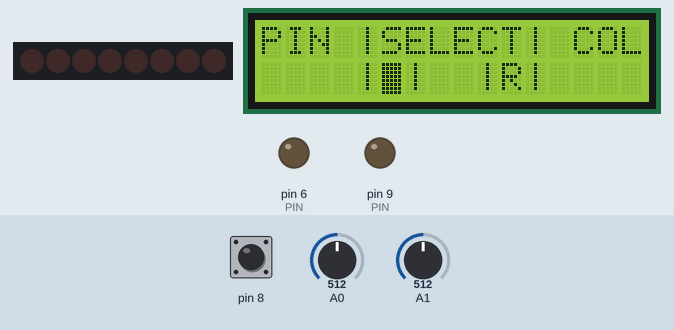
A sketch run on a simulated Arduino Uno, built with avr-gcc and run on an emulated ATmega328P. Parts: 8 shift-register outputs drawn as a row of LEDs (first output left, lit = HIGH), 16×2 character LCD, output pins drawn as LEDs (lit = HIGH). Wiring (inferred from the names in the program): shift register (74HC595): data pin 12; shift clock pin 11; latch pin 10. Wiring (inferred from the signals the program sends): row of LEDs: on Q0, Q1, Q2, Q3, Q4, Q5, Q6, Q7. Inputs (shaded band) come from the test bench; at power-on: pin 8 HIGH, A0 = 512, A1 = 512. Pins used as bus, display or sensor lines are not drawn.

Above: at 1.2 s.
1.3 s: pin 8 pulled LOW for 0.25 s
At 1.65 s:
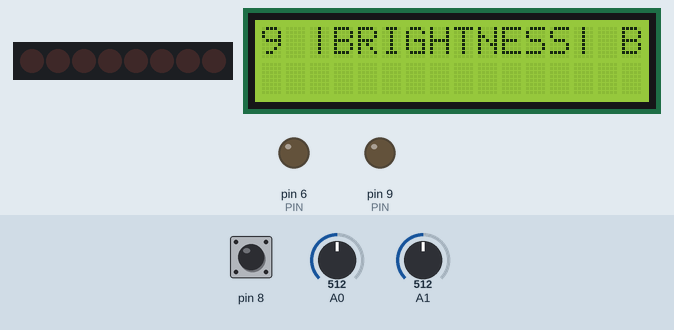
3.4 s: pin 8 pulled LOW for 1 s
At 5.7 s:
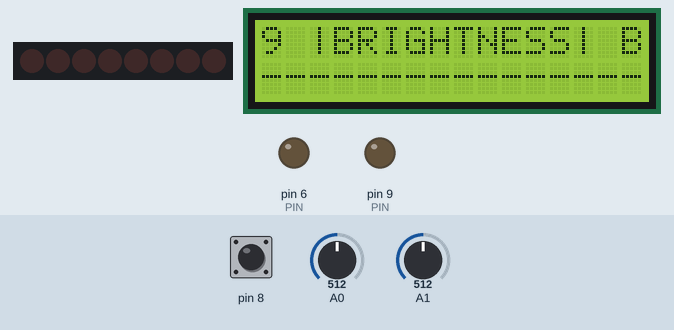
6.3 s: A0 set to 489
At 6.61 s:
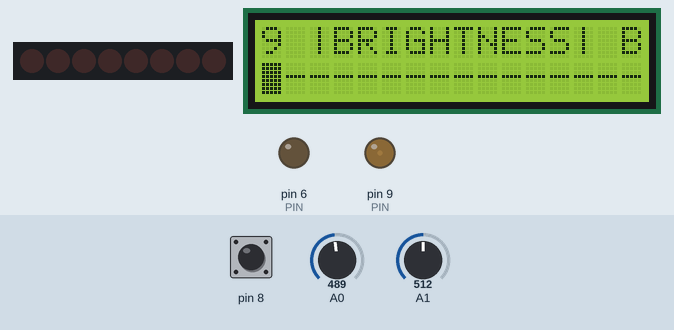
8.8 s: pin 8 pulled LOW for 3.2 s
At 9.64 s:
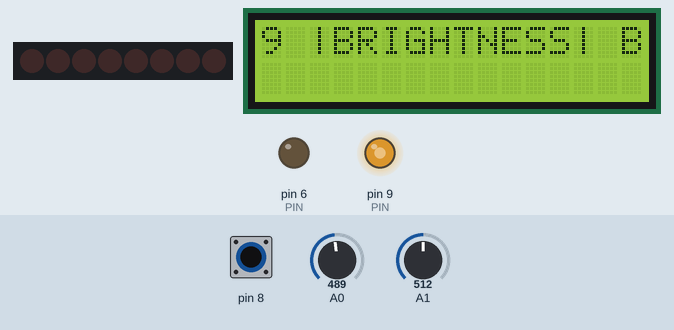
13.5 s: A0 set to 584
15.0 s: A0 set to 613
At 15.29 s:
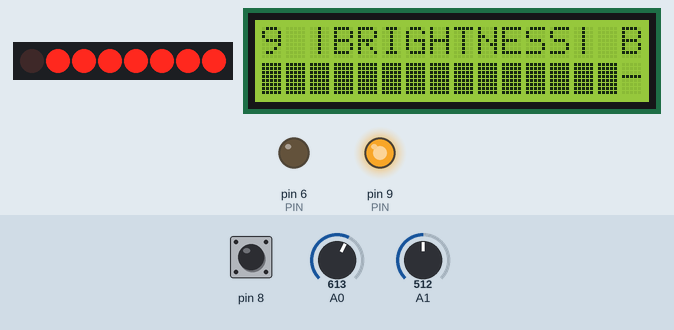
Timing chart, 0 to 20.2 s (numbered marks = the images above; inputs shaded):
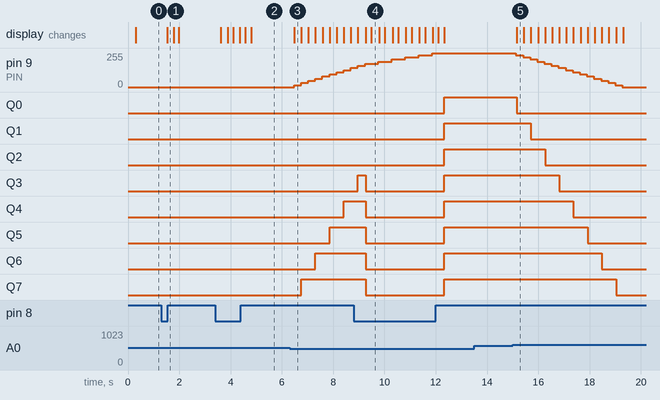

Measured:
- the behaviour switches between 500 and 499 on A0 (found by bisection; images 2 and 3)
- the behaviour switches between 600 and 601 on A0 (found by bisection; images 4 and 5)
- after the input at 1.3 s, the display: changes after 0.23 s (image 1)
- after the input at 3.4 s, the display: first changes after 0.22 s (image 2 shows a later state)
- after the input at 6.3 s, pin 9 (PIN): moves from 0/255 to 143/255 over 2.2 s, starting after 0.18 s; Q4: LOW → HIGH after 2.1 s; Q5: LOW → HIGH after 1.6 s; Q6: LOW → HIGH after 1.0 s; Q7: LOW → HIGH after 0.46 s; the display: changes after 0.18 s (image 3)
- after the input at 8.8 s, the display: first differs from a run without the input after 0.47 s (image 4 shows a later state)
- after the input at 13.5 s, every drawn part: stays the same
- after the input at 15.0 s, pin 9 (PIN): moves from 255/255 to 0/255 over 4.1 s, starting after 0.13 s; Q0: HIGH → LOW after 0.16 s; Q1: HIGH → LOW after 0.71 s; Q2: HIGH → LOW after 1.3 s; Q3: HIGH → LOW after 1.8 s; the display: changes after 0.16 s (image 5)

The sketch:

light_brightness.ino
```cpp
#include <Wire.h>
#include <LiquidCrystal_I2C.h>
LiquidCrystal_I2C lcd(0x27,16,2);  // Устанавливаем дисплей

const int latchPin = 10;
const int clockPin = 11;
const int dataPin = 12;

byte brght[] = {0b00000000, 0b00000001, 0b00000011, 0b00000111, 0b00001111, 0b00011111, 0b00111111, 0b01111111, 0b11111111};
byte customCharBlock[8] = {
    0b11111,
    0b11111,
    0b11111,
    0b11111,
    0b11111,
    0b11111,
    0b11111,
    0b11111
};

bool choice1 = 0;
int PIN = 0;
int bR = 0;
int bB = 0;


void setup(){
  pinMode(clockPin, OUTPUT);
  pinMode(dataPin, OUTPUT);
  pinMode(latchPin, OUTPUT);


  pinMode(8, INPUT_PULLUP);
  pinMode(A1, INPUT_PULLUP);
  pinMode(A0, INPUT_PULLUP);
  pinMode(6, OUTPUT);
  pinMode(9, OUTPUT);

  lcd.init();
  lcd.backlight();// Включаем подсветку дисплея
  lcd.createChar(1, customCharBlock);

  digitalWrite(latchPin, LOW);
}
int opa(int PIN, int brightness){
  for(int i = 0; i < brightness; i++){
      lcd.setCursor(i,1);
      lcd.print(char(1));
    }
    for(int j = brightness;j<16;j++){
      lcd.setCursor(j,1);
      lcd.print("-");
    };
    int lenght = map(brightness, 0, 16, 0, 8);
    digitalWrite(latchPin, LOW);
    shiftOut(dataPin, clockPin, LSBFIRST, brght[lenght]);
    digitalWrite(latchPin, HIGH);
  int butY = map(analogRead(A0), 0, 1023, 0, 255);
  if(analogRead(A0) < 500){

    if(brightness == 16) return 16;
    lcd.setCursor(0,1);
    lcd.print("                ");
    brightness++;
    for(int i = 0; i < brightness; i++){
      lcd.setCursor(i,1);
      lcd.print(char(1));
    }
    for(int j = brightness;j<16;j++){
      lcd.setCursor(j,1);
      lcd.print("-");
    };
    int lenght = map(brightness, 0, 16, 0, 8);
    digitalWrite(latchPin, LOW);
    shiftOut(dataPin, clockPin, LSBFIRST, brght[lenght]);
    digitalWrite(latchPin, HIGH);

    int brght_for_svet1 = map(brightness, 0,16,0,255);
    analogWrite(PIN, brght_for_svet1);

  }

  if(analogRead(A0) > 600){
    if(brightness == 0) return 0;
    lcd.setCursor(0,1);
    lcd.print("                ");
    brightness--;
    int brght_for_svet2 = map(brightness,0,16,0,255);
    analogWrite(PIN,brght_for_svet2);

    for(int i = 0; i < brightness; i++){
      lcd.setCursor(i,1);
      lcd.print(char(1));

    }
    for(int j = brightness;j<16;j++){
      lcd.setCursor(j,1);
      lcd.print("-");
    };


    int lenght = map(brightness, 0, 16, 0, 8);
    digitalWrite(latchPin, LOW);
    shiftOut(dataPin, clockPin, LSBFIRST, brght[lenght]);
    digitalWrite(latchPin, HIGH);
  }
  return brightness;
}


void loop(){
  int butX = map(analogRead(A1), 0, 1023, 0, 255);
  bool button = !digitalRead(8);

  while(true){
    choice1 = 0;
    lcd.setCursor(0, 0);
    lcd.print("PIN |SELECT| COL");
    lcd.setCursor(4, 1);
    lcd.print("|B|");
    lcd.setCursor(9, 1);
    lcd.print("|R|");
    lcd.setCursor(5, 1);
    while(!button){
      button = !digitalRead(8);
      delay(200);
      butX = map(analogRead(A1), 0, 1023, 0, 255);
      if(butX < 100){
        lcd.setCursor(5, 1);
        choice1 = 0;
      }
      if(butX > 200){
        lcd.setCursor(10, 1);
        choice1 = 1;
      }
      lcd.blink();
      delay(1);
      if(button){
        lcd.clear();
      }
    }
    lcd.noBlink();
    lcd.setCursor(15,0);
    if(choice1 == 0){
      lcd.print("B");
    }
    if(choice1 == 1){
      lcd.print("R");
    }

    //понижение, повышение
    if(choice1 == 1){
      lcd.setCursor(2, 0);
      lcd.print("|BRIGHTNESS|");
      PIN = 6;
    }
    if(choice1 == 0){
      lcd.setCursor(2, 0);
      lcd.print("|BRIGHTNESS|");
      PIN = 9;
    }

    int brightness = 0;
    while(button){
      lcd.setCursor(0, 0);
      lcd.print(PIN);
      button = digitalRead(8);
      delay(200);
      if(PIN == 6){
        brightness = bR;
        bR = opa(PIN, brightness);
      }
      if (PIN == 9){
        brightness = bB;
        bB = opa(PIN, brightness);
      }
    }
    digitalWrite(latchPin, LOW);
    shiftOut(dataPin, clockPin, LSBFIRST, 0b00000000);
    digitalWrite(latchPin, HIGH);
    lcd.clear();
  }
}
```
